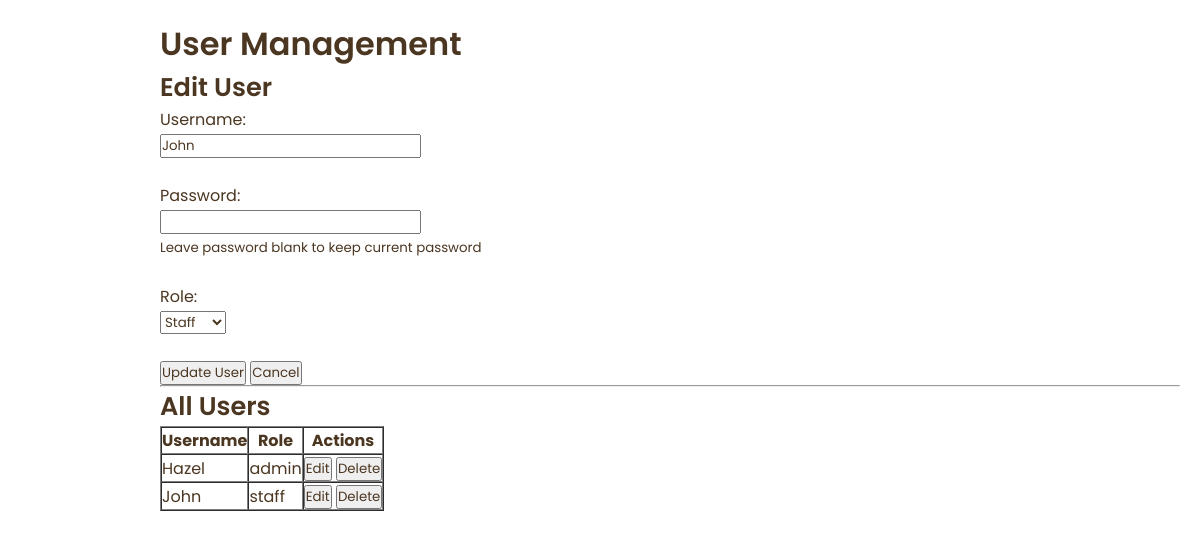
Screenshot of /users/edit/2 (signed in) with the database file from the repository.
### tables this page shows
CREATE TABLE users (
                id INTEGER PRIMARY KEY AUTOINCREMENT,
                username TEXT UNIQUE NOT NULL,
                passkey TEXT NOT NULL,
                role TEXT NOT NULL CHECK(role IN ('admin', 'staff')),
                created_at DATETIME DEFAULT CURRENT_TIMESTAMP,
                is_deleted BOOLEAN DEFAULT 0
            );

### app.py (the view)
@app.route("/users/edit/<int:user_id>", methods=["GET", "POST"])
@login_required
def edit_user(user_id):
    if not is_admin():
        return redirect(url_for("purchase"))
    with sqlite3.connect(DB) as conn:
        cur = conn.cursor()
        if request.method == "POST":
            username = request.form["username"]
            passkey = request.form["passkey"]
            role = request.form["role"]
            if not username or not role:
                flash("Username and role are required", "warning")
                return redirect(url_for("edit_user", user_id=user_id))
            if passkey:
                if not re.fullmatch(r"\d{6}", passkey):
                    flash("Passkey must be exactly 6 digits", "warning")
                    return redirect(url_for("edit_user", user_id=user_id))
                hashed_passkey = generate_password_hash(passkey)
                cur.execute("UPDATE users SET username=?, passkey=?, role=? WHERE id=?",
                            (username, hashed_passkey, role, user_id))
            else:
                cur.execute("UPDATE users SET username=?, role=? WHERE id=?",
                            (username, role, user_id))
            conn.commit()
            flash("User updated successfully", "success")
            return redirect(url_for("users"))
        else:
            cur.execute("SELECT id, username, role FROM users WHERE id=?", (user_id,))
            row = cur.fetchone()
    if row is None:
        flash("User not found", "warning")
        return redirect(url_for("users"))
    user_dict = {"id": row[0], "username": row[1], "role": row[2]}
    with sqlite3.connect(DB) as conn:
        cur = conn.cursor()
        cur.execute("SELECT id, username, role FROM users")
        user_list = cur.fetchall()
    return render_template("users.html", users=user_list, edit_user=user_dict)

### app.py (called while the page is built)
@app.before_request
def setup():
    init_db(DB)

### auth.py (called while the page is built)
def login_required(f):
    @wraps(f)
    def decorated(*args, **kwargs):
        if "user" not in session:
            return redirect(url_for("login"))
        return f(*args, **kwargs)
    return decorated

def is_admin():
    return session.get("role") == "admin"

### templates/users.html (shortened to what this page needs)
{% extends 'layout.html' %}
{% block content %}
<link rel="stylesheet" href="{{ url_for('static', filename='css/users.css') }}">
<h1>User Management</h1>
<h2>{{ 'Edit' if edit_user else 'Add New' }} User</h2>
<form method="POST" action="{{ url_for('edit_user', user_id=edit_user.id) if edit_user else url_for('add_user') }}">
    <label for="username">Username:</label><br>
    <input type="text" name="username" id="username" required value="{{ edit_user.username if edit_user else '' }}"><br><br>
    <label for="passkey">Password:</label><br>
    <input type="password" name="passkey" id="passkey" {{ 'required' if not edit_user else '' }}><br>
    {% if edit_user %}
        <small>Leave password blank to keep current password</small><br>
    {% endif %}
    <br>
    <label for="role">Role:</label><br>
    <select name="role" id="role" required>
        <option value="staff" {% if edit_user and edit_user.role == 'staff' %}selected{% endif %}>Staff</option>
    </select><br><br>
    <button type="submit">{{ 'Update' if edit_user else 'Add' }} User</button>
    {% if edit_user %}
        <a href="{{ url_for('users') }}"><button>Cancel</button></a>
    {% endif %}
</form>
<hr>
<h2>All Users</h2>
<table border="1" cellpadding="5" cellspacing="0">
    <thead>
        <tr>
            <th>Username</th>
            <th>Role</th>
            <th>Actions</th>
        </tr>
    </thead>
    <tbody>
        {% for u in users %}
        <tr class="{% if user and u[0] == user.id %}editing-user{% endif %}">
            <td>{{ u[1] }}</td>
            <td>{{ u[2] }}</td>
            <td>
                <a href="{{ url_for('edit_user', user_id=u[0]) }}">
                    <button type="button">Edit</button>
                </a>
                <form method="POST" action="{{ url_for('delete_user', user_id=u[0]) }}" onsubmit="return confirm('Delete this user?');" style="display:inline;">
                    <button type="submit">Delete</button>
                </form>
            </td>
        </tr>
        {% endfor %}
    </tbody>
</table>
{% endblock %}

### static/css/layout.css (style rules this page uses)
:root { --dark: #28282B; --light: #fff; --brown-light: #a67b5b; --brown-ver1: #4b3621; --brown-ver2: #6f4e37; --brown-ver3: #382206; --fs-xxxl: 2.2rem; --fs-xxl: 2rem; --fs-xl: 1.6rem; --fs-l: 1.4rem; --fs-m: 1.2rem; --fs-s: 1.14rem; --fs-xs: .975rem; --fs-xxs: 0.875rem; --fs-xxxs: 0.75rem; --primary-font: 'Poppins', sans-serif; --trans-duration-default: .27s; --shadow-default: rgba(0, 0, 0, 0.068) 0px 2px 3px 0px, rgba(0, 0, 0, 0.408) 0px 0px 0px .06rem; --shadow-hover: 0 10px 20px rgba(0,0,0,0.19), 0 6px 6px rgba(0, 0, 0, 0.312); --shadow-material: 0 1px 3px rgba(0,0,0,0.12), 0 1px 2px rgba(0,0,0,0.24); }
* { box-sizing: border-box; padding: 0; margin: 0; font-family: var(--primary-font); color: var(--brown-ver1); }
h1, h2, h3 { font-weight: 600; color: var(--brown-ver1); }
h1 { font-size: var(--fs-xxl); }
h2 { font-size: var(--fs-xl); }
a { text-decoration: none; }

### rows the page displays
users: username "John", role "Staff", role "staff"
users: username "Hazel", role "admin"

### other values shown
{{ 'Edit' if edit_user else 'Add New' }} "Edit"
{{ 'Update' if edit_user else 'Add' }} "Update"
